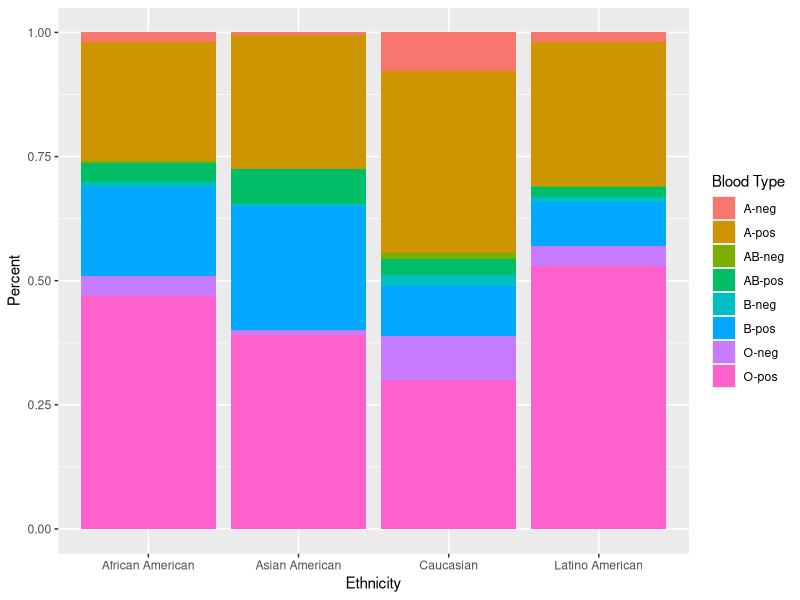

This chart was generated by the following R code:
#library things
library(tidyverse)
library(ggplot2)
library(dplyr)
library(stringr)

#3: stacked bar chart ethnicity, blood type, percent, for 1 year

data <- read.csv("ethnicity data.csv")
data2 <- read.csv("2016data.csv")

data2sub <- data2 %>%
  filter(row_number() <= 20, row_number() >= 15)

chart3 <- ggplot(data, aes(fill = Blood.type, x = Ethnicity, y = percent)) + 
  geom_bar(position = "fill", stat = "identity") +
  labs(y = "Percent") +
  scale_fill_discrete(name = "Blood Type")

chart3
